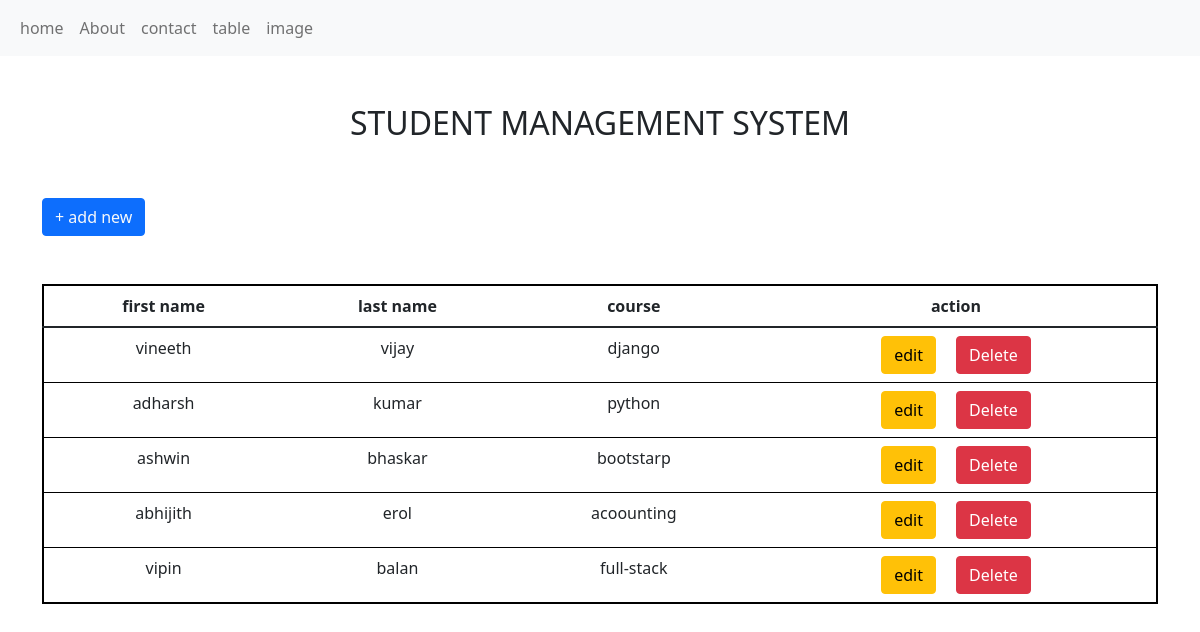
/table, run on an earlier commit of the app's database.
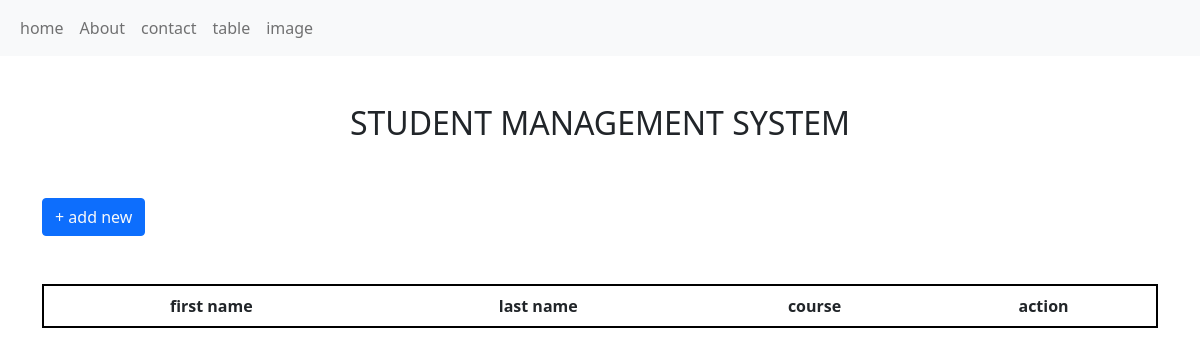
And on a later commit of the database.
### app1/models.py (models this page shows)
class student(models.Model):
    student_id =models.IntegerField()
    student_name =models.CharField(max_length=20)
    course_name =models.CharField(max_length=20)
    lname = models.CharField(max_length=20,null=True)

### app1/views.py (the view)
# urls.py: path('table',views.table,name="table"),
def table(request):
    d={
        'stud': student.objects.all()
    }
    return render(request,'table.html',d)

### app1/templates/table.html (shortened to what this page needs)
{% extends 'base.html' %}
{% load static %}
{% block css %}
<link rel="stylesheet" href="{% static 'css/table.css' %}">
{% endblock %}
{% block content %}
    <h2 class="text-center mt-5">STUDENT MANAGEMENT SYSTEM</h2>
    <div class="container">
        <button type="button" class="btn btn-primary mt-5"><a href="form" class="text-decoration-none text-light">+ add new</a></button>
        <div class="row mt-5 ">
            <div class="col-lg">
                <table class="table  text-center">
                    <thead>
                      <tr>
                        <th scope="col">first name</th>
                        <th scope="col">last name</th>
                        <th scope="col">course</th>
                        <th scope="col">action</th>
                      </tr>
                    </thead>
                    <tbody>
                      {% for j in stud %}
                      <tr>
                        <td scope="row">{{ j.student_name }}</td>
                        <td>{{ j.lname }}</td>
                        <td>{{ j.course_name}}</td>
                        <td >
                          <a href="{% url 'edit' s_id=j.id %}"><button type="button" class="btn btn-warning">edit</button></a>
                          <a href="{% url 'delete' s_id=j.id %}"><button type="button" class="btn btn-danger ms-3">Delete</button></a>
                        </td>
                      </tr>
                      {% endfor %}
                    </tbody>
                  </table>
            </div>
        </div>
    </div>
    {% endblock %}

### app1/templates/base.html (shortened to what this page needs)
{% load static %}
<!doctype html>
<html lang="en">
  <head>
    <link href="https://cdn.jsdelivr.net/npm/bootstrap@5.1.3/dist/css/bootstrap.min.css" rel="stylesheet">
    {% block css %}{% endblock %}
  </head>
  <body>
    <nav class="navbar navbar-expand-lg navbar-light bg-light">
  <div class="container-fluid">
    <div class="collapse navbar-collapse" id="navbarNav">
      <ul class="navbar-nav">
        <li class="nav-item">
          <a class="nav-link" href="/">home</a>
        </li>
        <li class="nav-item">
          <a class="nav-link" href="about">About</a>
        </li>
        <li class="nav-item">
            <a class="nav-link" href="contact">contact</a>
          </li>
          <li class="nav-item">
            <a class="nav-link" href="table">table</a>
          </li>
          <li class="nav-item">
            <a class="nav-link" href="image">image</a>
          </li>
      </ul>
    </div>
  </div>
</nav>
     {% block content %}
     {% endblock %}
  </body>
</html>

### app1/static/css/table.css (style rules this page uses)
.table { border-width: 2px; border-style: solid; border-color: black; }

What changed in the data, as far as the page shows it:
removed student: student_name "vineeth", lname "vijay", course_name "django"
removed student: student_name "adharsh", lname "kumar", course_name "python"
removed student: student_name "ashwin", lname "bhaskar", course_name "bootstarp"
removed student: student_name "abhijith", lname "erol", course_name "acoounting"
removed student: student_name "vipin", lname "balan", course_name "full-stack"
